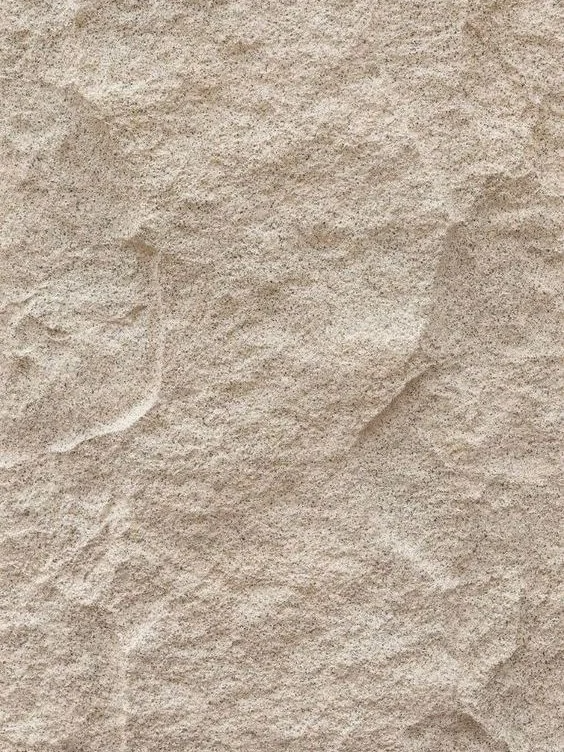
#> input picture photo-cutout-forge-en/assets/material/rock.sand.png, 564 x 752 px
$ python kraft_full.py --photo ../assets/material/rock.sand.png --out out.png
#> lines starting #> are read from the running program, lines starting #| are printed output that depends on the picture
### photo-cutout-forge-en/scripts/torn_edge.py
#!/usr/bin/env python3
# -*- coding: utf-8 -*-
r"""torn_edge.py -- turn a "smooth shape" into a **2D torn edge** (multi-scale + bite marks + fibre fray)

Why it is needed (2026-10-11 lead feedback)
-------------------------------------------
`band_mask.py`'s shape extraction is **1D extrusion**: a horizontal band is "one top/bottom edge per column",
a vertical window is "one left/right edge per row". Even with `--jitter` fractal noise, it is essentially
**one smooth curve + jitter** — zoomed in it looks "cut with a wavy knife", not "torn".
The lead's exact words: "the cutout motif is still too regular, it lacks a natural feel".

A real torn edge is irregular at **three scales** at once:

| scale | phenomenon | this script's approach |
|---|---|---|
| large (tens of px) | notches, bulges — the whole shape drifts | **2D fractal-noise displacement**: push the boundary along its normal by `--edge` ratio |
| medium (a few to tens of px) | chunks **bitten off** | `--bites` random circular bite marks (random sample centres along the boundary) |
| small (1–3 px) | **fibre fray**: semi-transparent filaments poking in/out | `--fray` high-frequency noise -> alpha lands in the 0.3–0.9 transition band |

⭐ Key: **keep continuous alpha** (no 0/1 binarisation) — `kraft_window.py` blends this fray into the photo,
so the paper's fibres really "cover" the image; this step is the source of "texture".

Usage
-----
  python torn_edge.py --mask cut\win.png --out cut\win.torn.png `
      --edge 0.016 --bites 9 --bite-size 0.055 --fray 0.22 --seed 3

  # For a more "torn" look: raise edge/bites/bite-size/fray together; for clean: lower them or set 0
Dependencies: Pillow + numpy
"""

import argparse
import os
import sys

import numpy as np
from PIL import Image, ImageFilter


# ---------------------------------------------------------------- utilities


def noise2d(w, h, seed=0, octaves=5, persist=0.55, base=8):
    """2D fractal value noise (multi-octave), range about -1..1.

    Method: each octave generates a small random grid, then bilinear-upscales it to the target size and
    adds it in — same origin as the 1D version in band_mask, but **different in 2D**,
    so the boundary gets pushed in every direction (that is "tearing" rather than "cutting").
    """
    rng = np.random.default_rng(seed)
    out = np.zeros((h, w), np.float32)
    amp, total, step = 1.0, 0.0, max(3, base)
    while octaves > 0 and step >= 2:
        gw, gh = max(2, w // step + 1), max(2, h // step + 1)
        g = rng.normal(0.0, 1.0, (gh, gw)).astype(np.float32)
        layer = np.asarray(Image.fromarray(g, mode="F").resize((w, h), Image.BILINEAR), np.float32)
        out += layer * amp
        total += amp
        amp *= persist
        step = max(2, step // 2)
        octaves -= 1
    n = out / max(total, 1e-6)
    return np.clip(n / max(np.abs(n).max(), 1e-6), -1.0, 1.0)


# [116 lines left out: functions blur, main, not called in this run]


# [2 lines that do not run on import are left out]

### photo-cutout-forge-en/scripts/kraft_full.py
#!/usr/bin/env python3
# -*- coding: utf-8 -*-
r"""kraft_full.py -- "full-bleed ground": the photo fills the whole canvas, with the material used as a paper
grain overlaid on top (the fourth shape-extraction route).

When to use
-----------
The first three routes all "open a hole" (horizontal band / vertical window / diagonal block). But references
06/07/10/11 (bamboo-weave art / Huizhou lantern / the beauty of intangible cultural heritage) take a different
path: **the photo fills the whole canvas directly**, with type pressed on top of it --
the lead's exact words: "make the poster fill as much as possible, like these ones".

This script does three things:
  ① **Photo fills** (cover scaling + framing offset; no cropping into the subject, no blank border)
  ② **Material as paper grain** (the material's high-frequency detail + low-frequency light/dark, overlaid via
     --overlay) -- the photo thus "takes in" the same paper/stone texture, speaking the same texture language
     as our other three routes
  ③ **Four-edge darkening + light colour grade** (--vignette/--tone) -- leaving a legible base for the type on top

Usage
-----
  python kraft_full.py --photo src\scene.png --material src\material.jpg `
      --out out\bg.png --focus 0.5,0.52 --overlay 0.45 --vignette 0.30 --tone 0.18

Dependencies: Pillow + numpy (reuses kraft_tear's material utilities)
"""

import argparse
import os
import sys

import numpy as np
from PIL import Image, ImageFilter

import kraft_tear as kt
from torn_edge import noise2d

W, H = kt.W, kt.H


def parse_pair(s):
    a, b = s.split(",")
    return float(a), float(b)


def blur01(a01, r):
    im = Image.fromarray(np.clip(a01 * 255.0, 0, 255).astype(np.uint8))
    return np.asarray(im.filter(ImageFilter.GaussianBlur(r)), np.float32) / 255.0


def main():
    ap = argparse.ArgumentParser(description="Full-bleed ground (photo fills + material as paper grain + four-edge darkening)")
    ap.add_argument("--photo", required=True)
    ap.add_argument("--material", default="")
    ap.add_argument("--out", required=True)
    ap.add_argument("--focus", default="0.5,0.5", help="Which point of the photo aligns to the canvas centre (0..1)")
    ap.add_argument("--scale", type=float, default=1.0, help="Scale further on top of cover (>1 = closer)")
    ap.add_argument("--overlay", type=float, default=0.45,
                    help="Strength of material as paper grain: 0 = photo as-is, 0.45 = clearly same-paper, 1 = almost swallowed by material")
    ap.add_argument("--material-gain", type=float, default=0.0, help="Material keep-original-colour gain (0 = recolour by dark/light ends)")
    ap.add_argument("--material-gamma", type=float, default=0.52, help="Material tonal gamma")
    ap.add_argument("--material-dark", default="185,170,153")
    ap.add_argument("--material-light", default="241,229,214")
    ap.add_argument("--tone", type=float, default=0.18, help="Overall colour shift toward the material tone (0 = no shift)")
    ap.add_argument("--vignette", type=float, default=0.30, help="Four-edge darkening (0 = none)")
    ap.add_argument("--vignette-gamma", type=float, default=2.2, help="Radial curve of the darkening (larger = hugs the edge more)")
    ap.add_argument("--scrim", default="",
                    help="★ Local darkening (text-area scrim), format like \"x0,y0,x1,y1,strength,featherpx;…\" (multiple blocks allowed)."
                         "With full-bleed ground the photo's light/dark is uncontrolled, so light type on a bright wall will inevitably fail -- "
                         "references 110/111 could hold light type only because that patch was already dark; "
                         "in this case the top-left curtain wall measured P95=158 (line luminance), light type CR was only 1.31, "
                         "and the brightest spot had to be pushed down to <=37 (≈sRGB 105) to reach 4.5:1.")
    ap.add_argument("--grain", type=float, default=0.22, help="Grain (0 = none)")
    ap.add_argument("--brightness", type=float, default=1.0)
    ap.add_argument("--contrast", type=float, default=1.0)
    a = ap.parse_args()

    # ---- ① Photo fills (cover + framing) ----
    ph = Image.open(a.photo).convert("RGB")
#> ph is the input picture: PIL image 564x752 RGB; mean R, G, B 186.8, 171.6, 155.5
    pw, phh = ph.size
#> pw = 564; phh = 752
    sc = max(W / pw, H / phh) * a.scale
#> sc = 2.66
    pw2, ph2 = int(round(pw * sc)), int(round(phh * sc))
#> pw2 = 1500; ph2 = 2000
    ph2im = ph.resize((pw2, ph2), Image.LANCZOS)
    fx, fy = parse_pair(a.focus)
    ox = int(round(fx * pw2 - W / 2))
#> ox = 0
    oy = int(round(fy * ph2 - H / 2))
#> oy = 62
    ox = int(np.clip(ox, 0, max(0, pw2 - W)))
    oy = int(np.clip(oy, 0, max(0, ph2 - H)))
    img = np.asarray(ph2im.crop((ox, oy, ox + W, oy + H)), np.float32)
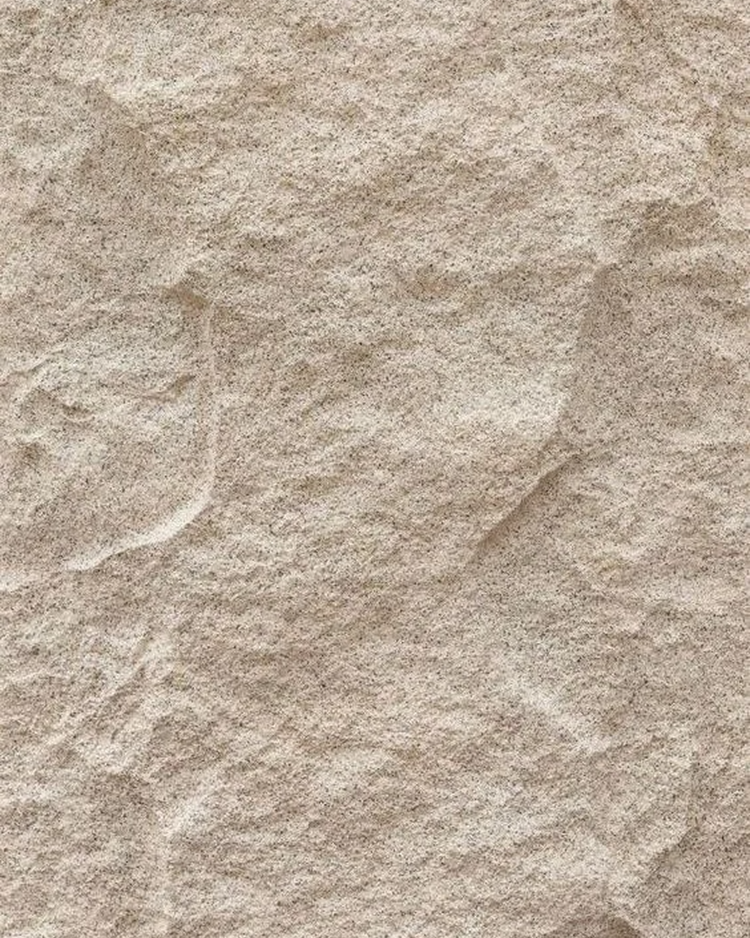
#> img: shape (1875, 1500, 3) float32 (shown at 1/2 size); mean R, G, B 186.9, 171.8, 155.6
    print("[kraft_full] photo %dx%d -> cover ×%.3f -> %dx%d | framing (%d,%d) | fills %dx%d"
          % (pw, phh, sc, pw2, ph2, ox, oy, W, H))
#| [kraft_full] photo 564x752 -> cover ×2.660 -> 1500x2000 | framing (0,62) | fills 1500x1875

    # ---- ② Material as paper grain ----
    if a.material and a.overlay > 0:
        if a.material_gain > 0:
            kraft = kt.photo_native(a.material, gain=a.material_gain, gamma=a.material_gamma)
        else:
            kraft = kt.photo_cover(a.material,
                                   dark=tuple(int(v) for v in a.material_dark.split(",")),
                                   light=tuple(int(v) for v in a.material_light.split(",")))
        lo = blur01(np.clip(kraft.mean(axis=2) / 255.0, 0, 1), 42)[..., None]      # low-frequency light/dark
        hi = kt.photo_detail(a.material)[..., None]                                # high-frequency detail
        lo = 0.80 + 0.40 * lo                                                       # swings around 1.0
        img = img * (1.0 - a.overlay) + (img * lo + hi * 1.6) * a.overlay
        print("       ② material paper grain overlay=%.2f | low-frequency light/dark + high-frequency detail both applied" % a.overlay)

    # ---- ③ Colour grade / darken / grain ----
    if a.tone > 0 and a.material:
        mean_mat = kraft.reshape(-1, 3).mean(axis=0)
        mean_img = img.reshape(-1, 3).mean(axis=0)
        img = img * (1.0 - a.tone) + (img - mean_img + mean_mat) * a.tone
        print("       ③ colour shift toward material tone tone=%.2f" % a.tone)
    if a.brightness != 1.0:
        img = img * a.brightness
    if a.contrast != 1.0:
        img = (img - 127.5) * a.contrast + 127.5
    if a.vignette > 0:
        yy, xx = np.mgrid[0:H, 0:W]
        r = np.sqrt(((xx - W / 2) / (W / 2)) ** 2 + ((yy - H / 2) / (H / 2)) ** 2) / 1.414
        v = 1.0 - a.vignette * np.clip(r, 0, 1) ** a.vignette_gamma
        img = img * v[..., None]
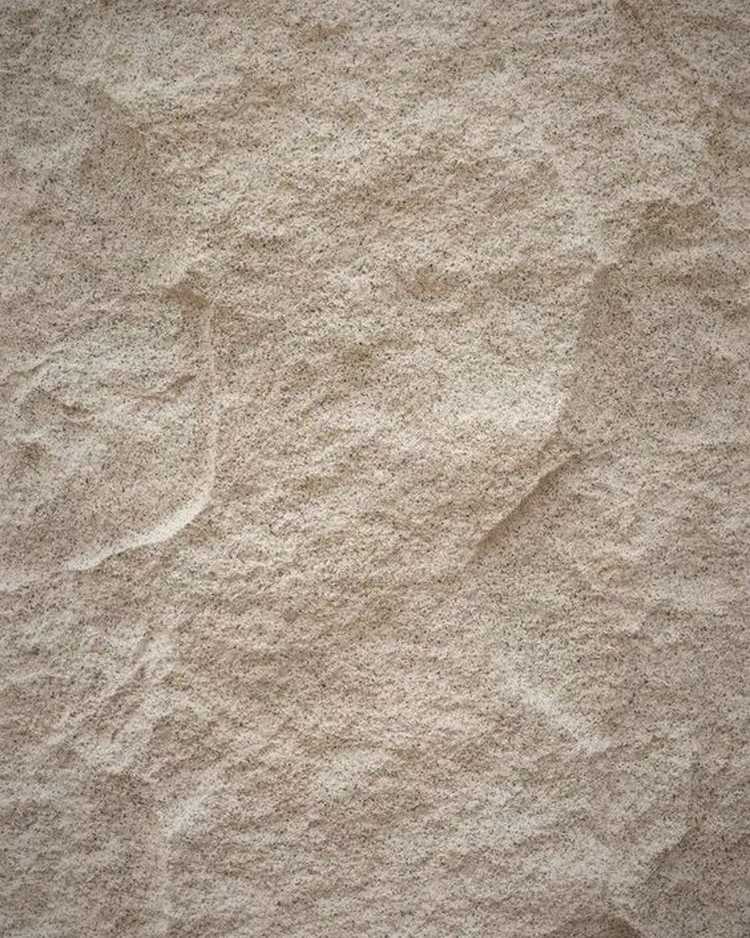
#> img: shape (1875, 1500, 3) float64 (shown at 1/2 size); mean R, G, B 169.7, 156, 141.3
        print("       ③ four-edge darkening vignette=%.2f (gamma %.1f)" % (a.vignette, a.vignette_gamma))

    # ---- ③b Text-area scrim: push down the base under the type ----
    if a.scrim:
        yy, xx = np.mgrid[0:H, 0:W]
        for k, part in enumerate(a.scrim.split(";")):
            part = part.strip()
            if not part:
                continue
            v = [float(t) for t in part.replace("，", ",").split(",")]
            x0, y0, x1, y1, strength = v[:5]
            feather = v[5] if len(v) > 5 else 80.0
            m = np.zeros((H, W), np.float32)
            m[int(max(0, y0)):int(min(H, y1)), int(max(0, x0)):int(min(W, x1))] = 1.0
            m = blur01(m, feather / 2.0)                 # feather -> no hard edge
            img = img * (1.0 - strength * m[..., None])
            print("       ③b scrim#%d  (%d,%d)-(%d,%d) strength %.2f feather %.0f"
                  % (k + 1, x0, y0, x1, y1, strength, feather))
    if a.grain > 0:
        g = noise2d(W, H, seed=11, octaves=4, base=10)[..., None]
        img = img * (1.0 + a.grain * 0.18 * g)

    d = os.path.dirname(os.path.abspath(a.out))
    if d and not os.path.isdir(d):
        os.makedirs(d, exist_ok=True)
    Image.fromarray(np.clip(img, 0, 255).astype(np.uint8)).save(a.out)
    arr = np.asarray(Image.open(a.out).convert("L")).astype(np.float32)
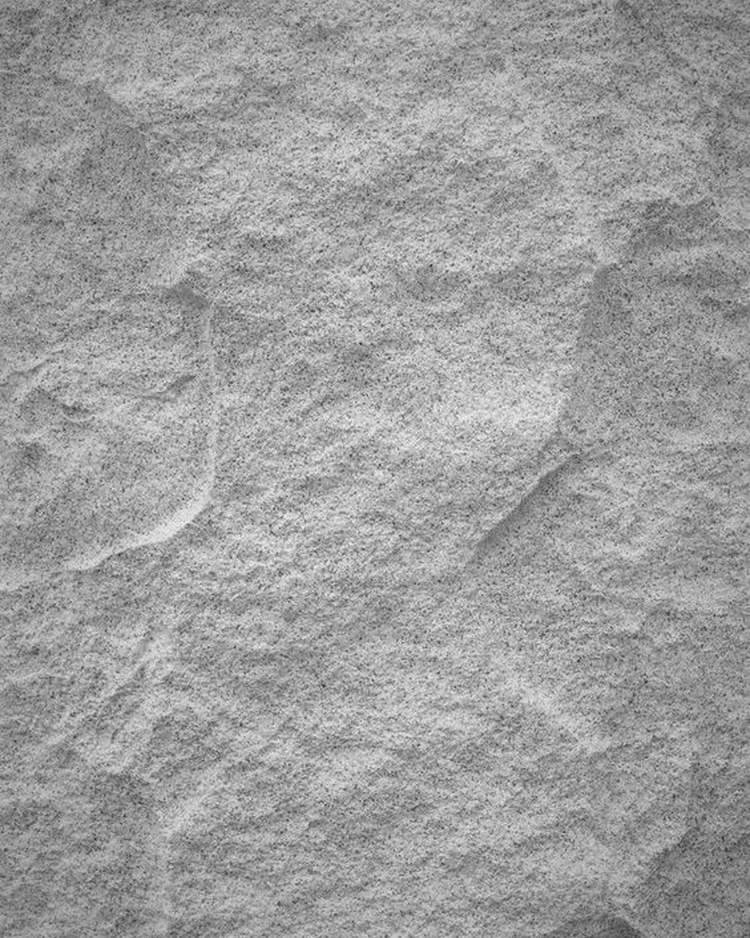
#> arr: shape (1875, 1500) float32 (shown at 1/2 size); min 26, max 251, mean 157.9
    print("       final luminance: mean %.0f | P5 %.0f | P95 %.0f" % (arr.mean(), np.percentile(arr, 5), np.percentile(arr, 95)))
#|        final luminance: mean 158 | P5 114 | P95 200
    print("[kraft_full]", a.out)
    return 0


if __name__ == "__main__":
    sys.exit(main())
#> (the program exits here)

$ run again, with photo-cutout-forge-en/assets/material/kraft.cream.png copied over photo-cutout-forge-en/assets/material/rock.sand.png
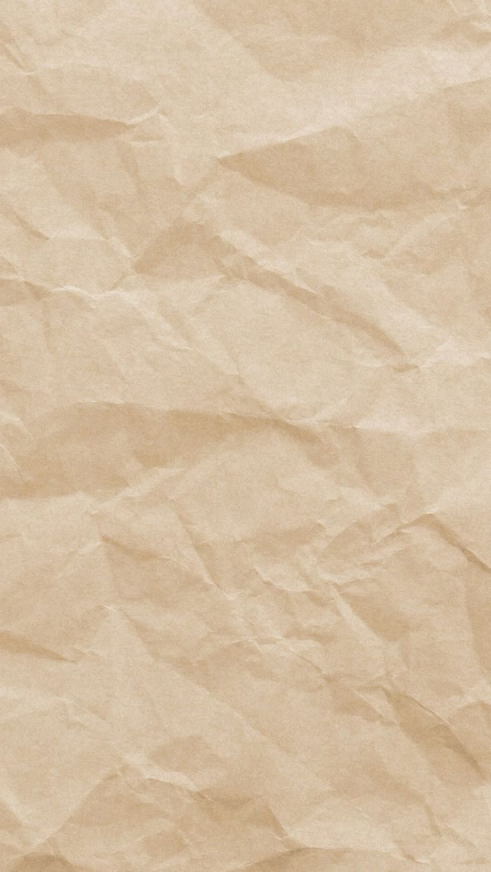
#> input picture photo-cutout-forge-en/assets/material/kraft.cream.png, 1472 x 2616 px (shown at 1/3 size)
#> in main, ph is the input picture: PIL image 1472x2616 RGB; mean R, G, B 213.3, 191.1, 163.2
#| [kraft_full] photo 1472x2616 -> cover ×1.019 -> 1500x2666 | framing (0,396) | fills 1500x1875
#> in main, `img = img * v[..., None]`:
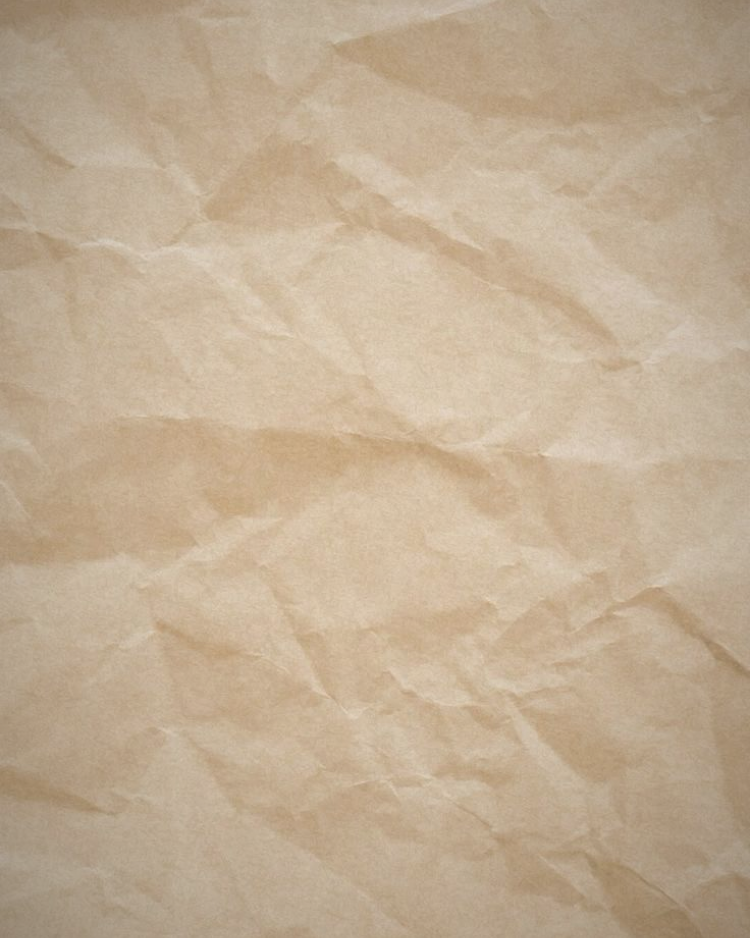
#> img: shape (1875, 1500, 3) float64 (shown at 1/2 size); mean R, G, B 193.6, 173.4, 147.9
#> in main, `arr = np.asarray(Image.open(a.out).convert("L")).astype(np.float32)`:
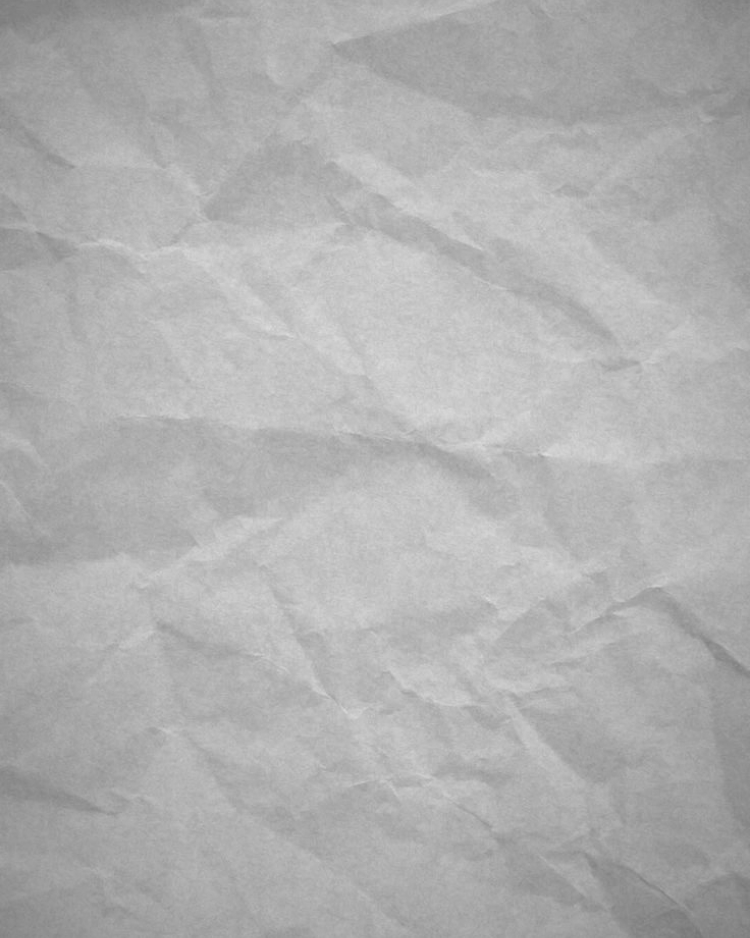
#> arr: shape (1875, 1500) float32 (shown at 1/2 size); min 117, max 225, mean 176
#|        final luminance: mean 176 | P5 150 | P95 199
